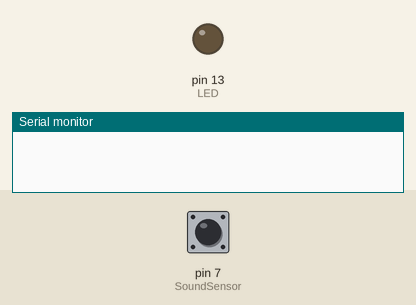
A sketch run on a simulated Arduino Uno, built with avr-gcc and run on an emulated ATmega328P. Shown: output pins drawn as LEDs (lit = HIGH), the last lines printed to the serial monitor. The inputs (shaded band) are chosen by the test bench; at power-on: pin 7 (SoundSensor) LOW.

Above: at 1.2 s.
1.3 s: pin 7 (SoundSensor) pulsed HIGH 2 times (0.12 s each, 0.3 s apart)
At 2.3 s:
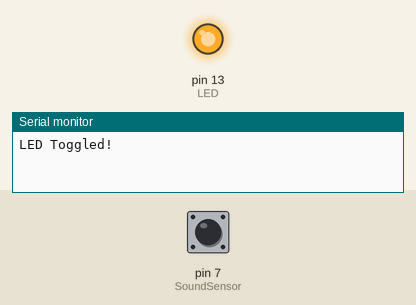
Timing chart, 0 to 4.3 s (numbered marks = the images above; inputs shaded):
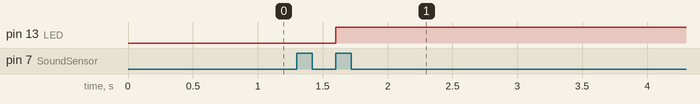

The sketch:

doubleClap.ino
```cpp
const int SoundSensor = 7;
const int LED = 13;
int LEDState = LOW;
unsigned long lastClapTime = 0;
int clapCount = 0;

void setup() {
    pinMode(SoundSensor, INPUT);
    pinMode(LED, OUTPUT);
    digitalWrite(LED, LEDState);
    Serial.begin(9600);
}

void loop() {
    if (digitalRead(SoundSensor) == HIGH) {
        if (millis() - lastClapTime > 50) { // Debounce to avoid false detection
            clapCount++;
        }
        lastClapTime = millis();
    }

    if (clapCount == 2) { // Detect double clap
        LEDState = !LEDState; // Toggle LED state
        digitalWrite(LED, LEDState);
        Serial.println("LED Toggled!");
        clapCount = 0; // Reset clap counter
        delay(500); // Small delay to avoid accidental triple detection
    }

    // Reset clap count if no second clap within 1 second
    if (millis() - lastClapTime > 1000) {
        clapCount = 0;
    }
}
```

Measured:
- after the input at 1.3 s, pin 13 (LED): LOW → HIGH after 0.30 s
